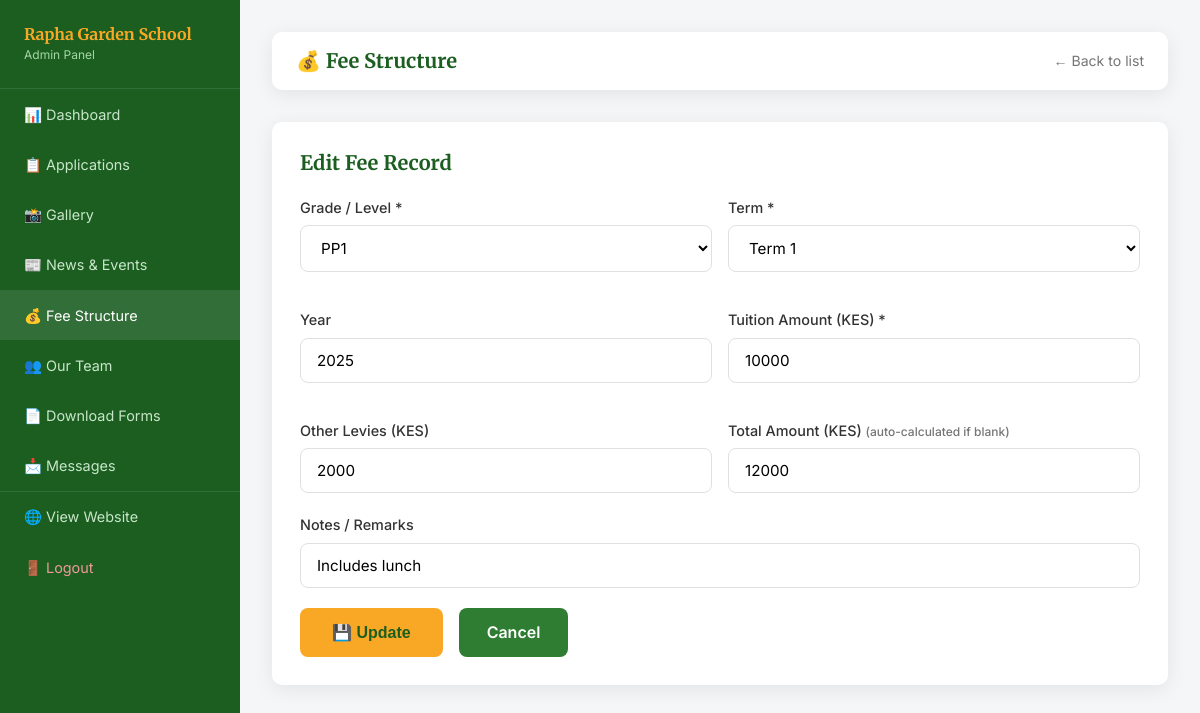
Screenshot of /admin/fees.php?action=new&edit=1 (signed in) with the database file from the repository.
### tables this page shows
CREATE TABLE IF NOT EXISTS fees (
  id              INT AUTO_INCREMENT PRIMARY KEY,
  grade_level     VARCHAR(50)  NOT NULL,
  term            VARCHAR(20)  NOT NULL,
  tuition_amount  INT          NOT NULL DEFAULT 0,
  levies_amount   INT                   DEFAULT 0,
  total_amount    INT          NOT NULL DEFAULT 0,
  year            YEAR         NOT NULL,
  notes           VARCHAR(255),
  created_at      DATETIME     DEFAULT CURRENT_TIMESTAMP
);

### includes/config.php (called while the page is built, shortened)
<?php
function sanitize(string $str): string {
    return htmlspecialchars(trim($str), ENT_QUOTES, 'UTF-8');
}

### admin/fees.php (the view, shortened to what this page needs)
<?php
require_once '../includes/config.php';
$action = $_GET['action'] ?? 'list';
$editId = intval($_GET['edit'] ?? 0);
$editRow = null;
if ($editId) {
    $stmt = $pdo->prepare("SELECT * FROM fees WHERE id=?");
    $stmt->execute([$editId]);
    $editRow = $stmt->fetch();
    $action = 'new';
}
$fees = $pdo->query("SELECT * FROM fees ORDER BY year DESC, FIELD(grade_level,'PP1','PP2','Grade 1','Grade 2','Grade 3','Grade 4','Grade 5','Grade 6','Grade 7','Grade 8','Grade 9'), FIELD(term,'Term 1','Term 2','Term 3')")->fetchAll();
$grades = ['PP1','PP2','Grade 1','Grade 2','Grade 3','Grade 4','Grade 5','Grade 6','Grade 7','Grade 8','Grade 9'];
$terms  = ['Term 1','Term 2','Term 3'];
?>
<!DOCTYPE html>
<html lang="en">
<head>
  <link rel="stylesheet" href="/assets/css/style.css">
</head>
<body class="admin-body">
<?php include 'includes/sidebar.php'; ?>
<main class="admin-main">
  <div class="admin-topbar">
    <h1 style="font-size:1.25rem;color:var(--green-900);">💰 Fee Structure</h1>
    <?php if ($action !== 'new'): ?>
    <a href="?action=new" class="btn-primary btn-sm">+ Add Fee Record</a>
    <?php else: ?>
    <a href="/admin/fees.php" style="color:var(--gray-600);font-size:0.88rem;">← Back to list</a>
    <?php endif; ?>
  </div>
  <?php if ($action === 'new'): ?>
  <div class="admin-card">
    <h2><?= $editRow ? 'Edit Fee Record' : 'Add Fee Record' ?></h2>
    <form method="POST">
      <div class="grid-2" style="gap:1rem;">
        <div class="form-group">
          <label>Grade / Level *</label>
          <select name="grade_level" required>
            <?php foreach ($grades as $g): ?>
            <option value="<?= $g ?>" <?= ($editRow['grade_level'] ?? '') === $g ? 'selected' : '' ?>><?= $g ?></option>
            <?php endforeach; ?>
          </select>
        </div>
        <div class="form-group">
          <label>Term *</label>
          <select name="term" required>
            <?php foreach ($terms as $t): ?>
            <option value="<?= $t ?>" <?= ($editRow['term'] ?? '') === $t ? 'selected' : '' ?>><?= $t ?></option>
            <?php endforeach; ?>
          </select>
        </div>
        <div class="form-group">
          <label>Year</label>
          <input type="number" name="year" value="<?= $editRow['year'] ?? date('Y') ?>" min="2020" max="2030">
        </div>
        <div class="form-group">
          <label>Tuition Amount (KES) *</label>
          <input type="number" name="tuition_amount" required min="0" value="<?= $editRow['tuition_amount'] ?? '' ?>" placeholder="e.g. 15000">
        </div>
        <div class="form-group">
          <label>Other Levies (KES)</label>
          <input type="number" name="levies_amount" min="0" value="<?= $editRow['levies_amount'] ?? 0 ?>" placeholder="0">
        </div>
        <div class="form-group">
          <label>Total Amount (KES) <small style="color:var(--gray-600);">(auto-calculated if blank)</small></label>
          <input type="number" name="total_amount" min="0" value="<?= $editRow['total_amount'] ?? '' ?>" placeholder="auto">
        </div>
      </div>
      <div class="form-group">
        <label>Notes / Remarks</label>
        <input type="text" name="notes" placeholder="e.g. Includes lunch, uniform deposit" value="<?= sanitize($editRow['notes'] ?? '') ?>">
      </div>
      <div style="display:flex;gap:1rem;">
        <button type="submit" class="btn-primary"><?= $editRow ? '💾 Update' : '➕ Add Record' ?></button>
        <a href="/admin/fees.php" class="btn-green">Cancel</a>
      </div>
    </form>
  </div>
  <?php endif; ?>
</main>
</body>
</html>

### assets/css/style.css (style rules this page uses)
*, *::before, *::after { box-sizing: border-box; margin: 0; padding: 0; }
html { scroll-behavior: smooth; font-size: 16px; }
body { font-family: 'Inter', sans-serif; color: #1a1a1a; background: #fff; line-height: 1.6; }
a { text-decoration: none; color: inherit; }
h1,h2,h3,h4 { font-family: 'Merriweather', serif; line-height: 1.3; }
:root { --green-900: #1B5E20; --green-800: #2E7D32; --green-600: #43A047; --green-100: #C8E6C9; --green-50: #F1F8E9; --gold-500: #F9A825; --gold-600: #F57F17; --gold-100: #FFF9C4; --white: #ffffff; --gray-100: #f5f5f5; --gray-200: #e0e0e0; --gray-600: #757575; --shadow: 0 4px 20px rgba(0,0,0,0.08); --radius: 10px; }
.btn-primary { display: inline-block; background: var(--gold-500); color: var(--green-900); font-weight: 700; padding: 0.8rem 2rem; border-radius: 8px; transition: background 0.2s, transform 0.1s; border: none; cursor: pointer; font-size: 1rem; }
.btn-green { display: inline-block; background: var(--green-800); color: var(--white); font-weight: 600; padding: 0.75rem 1.75rem; border-radius: 8px; transition: background 0.2s; font-size: 1rem; border: none; cursor: pointer; }
.grid-2 { display: grid; grid-template-columns: repeat(2, 1fr); gap: 2rem; }
.form-group { margin-bottom: 1.25rem; }
.form-group label { display: block; font-weight: 500; margin-bottom: 0.4rem; font-size: 0.9rem; color: #333; }
.form-group input, .form-group textarea, .form-group select { width: 100%; padding: 0.75rem 1rem; border: 1.5px solid var(--gray-200); border-radius: 8px; font-family: 'Inter', sans-serif; font-size: 0.95rem; transition: border-color 0.2s; background: var(--white); }
.admin-body { background: #f4f6f8; min-height: 100vh; }
.admin-main { margin-left: 240px; padding: 2rem; }
.admin-topbar { display: flex; justify-content: space-between; align-items: center; margin-bottom: 2rem; background: #fff; padding: 1rem 1.5rem; border-radius: var(--radius); box-shadow: var(--shadow); }
.admin-card { background: #fff; border-radius: var(--radius); box-shadow: var(--shadow); padding: 1.75rem; margin-bottom: 1.5rem; }
.admin-card h2 { color: var(--green-900); margin-bottom: 1.25rem; font-size: 1.25rem; }

### rows the page displays
fees: grade_level "PP1", term "Term 1", year "2025", tuition_amount "10000", levies_amount "2000", total_amount "12000", notes "Includes lunch"

### other values shown
SITE_NAME "Rapha Garden School"
